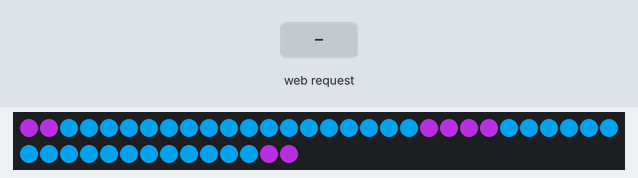
The sketch below on a simulated ESP8266 (NodeMCU). Shown: 44 RGB LEDs in strip order, left to right, continuing on the next row. Inputs (shaded band) come from the test bench. Dim RGB values are drawn brighter than linear; what the sketch prints to the serial monitor is not drawn.

Above: at 2.4 s.
2.5 s: HTTP request GET /effect/slide received
At 4.5 s:
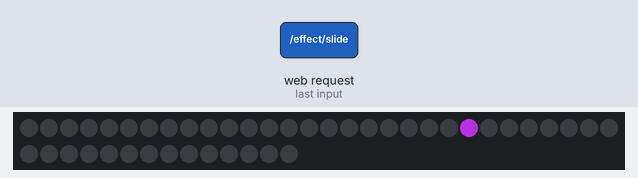
4.9 s: HTTP request GET /scene/0 received
6.4 s: HTTP request GET /scene/2 received
At 7.6 s:
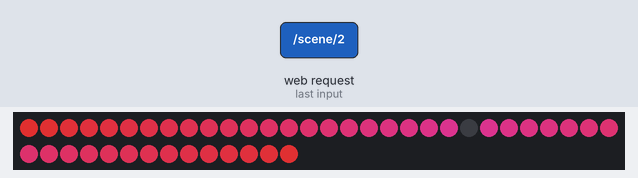
7.9 s: HTTP request GET /scene/3 received
At 8.8 s:
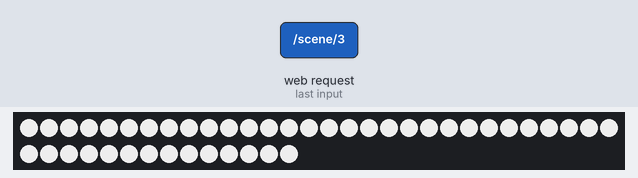
9.4 s: HTTP request GET /scene/4 received
At 10.0 s:
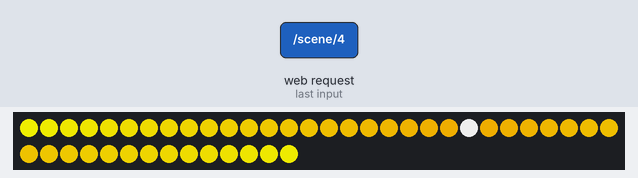
10.9 s: HTTP request GET /scene/2 received
At 12.3 s:
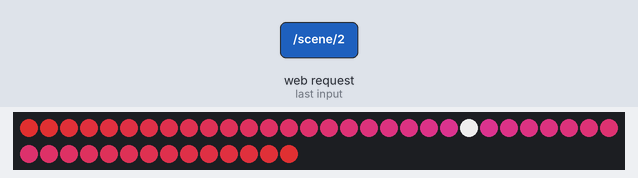
Timing chart, 0 to 13.4 s (numbered marks = the images above; inputs shaded):
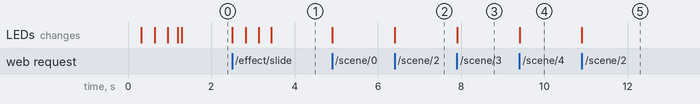

Measured:
- after the input at 2.5 s, the LEDs: first change at once (image 1 shows a later state)
- after the input at 6.4 s, the LEDs: change at once (image 2)
- after the input at 7.9 s, the LEDs: change at once (image 3)
- after the input at 9.4 s, the LEDs: change at once (image 4)
- after the input at 10.9 s, the LEDs: change at once (image 5)

The sketch:

Production.ino
```cpp
#include <ESP8266WiFi.h>
#include <ESP8266mDNS.h>
#include <ESP8266WebServer.h>
#include <Adafruit_NeoPixel.h>
#include <ESP8266HTTPUpdateServer.h>

// For Neopixels
#ifdef __AVR__
    #include <avr/power.h>
#endif


/*
 * Configuration
 *
 */

#define WIFI_SSID                   "Bastis Pennyboard"
#define WIFI_PASSWORD               "penny1337"

#define MDNS_HOST                   "pennyboard"

#define UPDATE_PATH                 "/update"
#define UPDATE_USERNAME             "admin"
#define UPDATE_PASSWORD             "LHyr84X7sr6T"

#define PIN_NEOPIXELS               D1      // GPIO5 = D1
#define NEOPIXELS_COUNT             44
#define NEOPIXELS_BRIGHTNESS        200     // [0..255]

#define FIRMWARE_VERSION            "1.3"


/*
 * Main program
 *
 */

Adafruit_NeoPixel neopixelStrip = Adafruit_NeoPixel(NEOPIXELS_COUNT, PIN_NEOPIXELS, NEO_GRB + NEO_KHZ800);
ESP8266WebServer webServer = ESP8266WebServer(80);
ESP8266HTTPUpdateServer httpFirmwareUpdater = ESP8266HTTPUpdateServer();

const IPAddress gatewayAddress = IPAddress(10, 0, 0, 1);
const IPAddress broadcastAddress = IPAddress(255, 255, 255, 0);

void setupNeopixels()
{
    Serial.println("Setup Neopixels...");

    neopixelStrip.begin();
    neopixelStrip.setBrightness(NEOPIXELS_BRIGHTNESS);
}

void setupWifi()
{
    WiFi.mode(WIFI_AP);
    WiFi.softAPConfig(gatewayAddress, gatewayAddress, broadcastAddress);
    WiFi.softAP(WIFI_SSID, WIFI_PASSWORD);
}

void setupMDNS()
{
    MDNS.begin(MDNS_HOST);
}

void setupFirmwareUpdater()
{
    httpFirmwareUpdater.setup(&webServer, UPDATE_PATH, UPDATE_USERNAME, UPDATE_PASSWORD);
}

void setupWebserver()
{
    Serial.println("Starting HTTP webserver...");

    webServer.on("/", HTTP_GET, _sendDefaultPage);
    webServer.onNotFound(_sendDefaultPage);

    webServer.on("/scene/0", HTTP_GET, []() {
        neopixel_off();
        _sendDefaultPage();
    });

    webServer.on("/scene/1", HTTP_GET, []() {
        neopixel_showSingleColorSceneWithDifferentWheelColor();
        _sendDefaultPage();
    });

    webServer.on("/scene/2", HTTP_GET, []() {
        const uint32_t color1 = 0xA92CCE;
        const uint32_t color2 = 0xCE2C2C;
        neopixel_showGradientScene(color1, color2);

        _sendDefaultPage();
    });

    webServer.on("/scene/3", HTTP_GET, []() {
        const uint32_t colorWhite = 0xFFFFFF;
        neopixel_showSingleColorScene(colorWhite);

        _sendDefaultPage();
    });

    webServer.on("/scene/4", HTTP_GET, []() {
        const uint32_t color1 = 0xFF6E00;
        const uint32_t color2 = 0xFFFF00;
        neopixel_showGradientScene(color1, color2);

        _sendDefaultPage();
    });

    webServer.on("/effect/slide", HTTP_GET, []() {
        neopixel_showSlideAnimation();
        _sendDefaultPage();
    });

    webServer.begin();
}

void setup()
{
    Serial.begin(115200);
    delay(250);

    setupNeopixels();
    setupWifi();
    setupMDNS();
    setupFirmwareUpdater();
    setupWebserver();

    // Initial effects
    neopixel_showSlideAnimation();
    neopixel_showSingleColorSceneWithDifferentWheelColor();

    Serial.println("Initialization done.");
}

void loop()
{
    webServer.handleClient();
}


/*
 * Web pages
 *
 */

const String defaultPageContent = R"=====(

<!DOCTYPE html>
<html lang="en">

<head>
    <meta charset="UTF-8" />
    <meta name="viewport" content="width=device-width, initial-scale=1.0" />

    <title>Glowboard control</title>

    <style type="text/css">

        body
        {
            /* background: url("/background.jpg") no-repeat #000000; */
            background: radial-gradient(#4ceefb 0%, #000000 90%) center center fixed;
            background-repeat: no-repeat;
            background-size: cover;
            color: #FFF;
            font-family: sans-serif;
        }

        .content
        {
            background-color: rgba(34, 34, 34, 0.4);
            padding: 0.5em;
            position: absolute;
            top: 0.5em;
            bottom: 0.5em;
            left: 0.5em;
            right: 0.5em;
        }

        a.lightscene
        {
            color: #FFF;
            display: block;
            margin-bottom: 1.0em;
            padding: 1.2em;
            text-decoration: none;
        }

    </style>

</head>

<body>

    <div class="content">

        <h1>Glowboard control</h1>

        <a href="/scene/1" class="lightscene" style="background: linear-gradient(135deg, #00AEFF 0%, #A92CCE 100%);">Scene 1</a>
        <a href="/scene/2" class="lightscene" style="background: linear-gradient(135deg, #A92CCE 0%, #CE2C2C 100%);">Scene 2</a>
        <a href="/scene/4" class="lightscene" style="background: linear-gradient(135deg, rgba(255, 110, 0, 0.85) 0%, rgba(255, 255, 0, 0.85) 100%);">Scene 3</a>
        <a href="/scene/3" class="lightscene" style="background: rgba(255, 255, 255, 0.85); color: #000000;">Flashlight mode</a>
        <a href="/scene/0" class="lightscene" style="background: rgba(10, 10, 10, 0.75);">Turn off</a>

        <p>Connected to )=====" + String(WIFI_SSID) + R"=====(. <br>Firmware version: )=====" + String(FIRMWARE_VERSION) + R"=====(</p>

    </div>

</body>
</html>

)=====";

void _sendDefaultPage()
{
    webServer.send(200, "text/html", defaultPageContent.c_str());
}


/*
 * Neopixel effects
 *
 */

void neopixel_off()
{
    const uint32_t colorOff = 0x000000;

    for (int i = 0; i < neopixelStrip.numPixels(); i++)
    {
        neopixelStrip.setPixelColor(i, colorOff);
    }

    neopixelStrip.show();
}

void neopixel_showSlideAnimation()
{
    const uint16_t neopixelCount = neopixelStrip.numPixels();
    const uint16_t neopixelSideCount = neopixelCount / 2;

    const uint32_t colorNormal = 0xFFFFFF;
    const uint32_t colorOff = 0x000000;

    for (int i = 0; i < neopixelSideCount; i++)
    {
        neopixelStrip.setPixelColor(i, colorNormal);
        neopixelStrip.setPixelColor(neopixelCount - i, colorNormal);
        neopixelStrip.show();

        delay(20);
    }

    for (int i = neopixelSideCount - 1; i >= 0; i--)
    {
        neopixelStrip.setPixelColor(i, colorOff);
        neopixelStrip.setPixelColor(neopixelCount - i, colorOff);
        neopixelStrip.show();

        delay(20);
    }

    delay(100);
}

void neopixel_showSingleColorScene(const uint32_t colorNormal)
{
    for (int i = 0; i < neopixelStrip.numPixels(); i++)
    {
        neopixelStrip.setPixelColor(i, colorNormal);
    }

    neopixelStrip.show();
}

void neopixel_showSingleColorSceneWithDifferentWheelColor(const uint32_t colorNormal, const uint32_t colorWheels)
{
    const uint8_t WHEEL_LEDS_COUNT = 8;
    const uint32_t wheelLEDs[WHEEL_LEDS_COUNT] =
    {
        00, 01,
        20, 21,
        22, 23,
        42, 43,
    };

    for (int i = 0; i < neopixelStrip.numPixels(); i++)
    {
        neopixelStrip.setPixelColor(i, colorNormal);
    }

    for (int i = 0; i < WHEEL_LEDS_COUNT; i++)
    {
        neopixelStrip.setPixelColor(wheelLEDs[i], colorWheels);
    }

    neopixelStrip.show();
}

void neopixel_showSingleColorSceneWithDifferentWheelColor()
{
    const uint32_t colorNormal = 0x00AEFF;
    const uint32_t colorWheels = 0xA92CCE;

    neopixel_showSingleColorSceneWithDifferentWheelColor(colorNormal, colorWheels);
}

void neopixel_showGradientScene(const uint32_t color1, const uint32_t color2)
{
    const uint16_t neopixelCount = neopixelStrip.numPixels();

    // Split first color to R, B, G parts
    const uint8_t color1_r = (color1 >> 16) & 0xFF;
    const uint8_t color1_g = (color1 >>  8) & 0xFF;
    const uint8_t color1_b = (color1 >>  0) & 0xFF;

    // Split second color to R, B, G parts
    const uint8_t color2_r = (color2 >> 16) & 0xFF;
    const uint8_t color2_g = (color2 >>  8) & 0xFF;
    const uint8_t color2_b = (color2 >>  0) & 0xFF;

    for (int i = 0; i < neopixelCount / 2; i++)
    {
        float percentage = _mapPixelCountToPercentage(i, neopixelCount);

        // Calculate the color of this iteration
        // see: https://stackoverflow.com/questions/27532/ and https://stackoverflow.com/questions/22218140/
        const uint8_t r = (color1_r * percentage) + (color2_r * (1 - percentage));
        const uint8_t g = (color1_g * percentage) + (color2_g * (1 - percentage));
        const uint8_t b = (color1_b * percentage) + (color2_b * (1 - percentage));

        const uint32_t currentColor = neopixelStrip.Color(r, g, b);

        neopixelStrip.setPixelColor(i, currentColor);
        neopixelStrip.setPixelColor(neopixelCount - i, currentColor);
    }

    neopixelStrip.show();
}

float _mapPixelCountToPercentage(uint16_t i, float count)
{
    const float currentPixel = (float) i;
    const float neopixelCount = (float) count;

    const float min = 0.0f;
    const float max = 1.0f;

    return (currentPixel - 0.0f) * (max - min) / (neopixelCount - 0.0f) + min;
}
```
